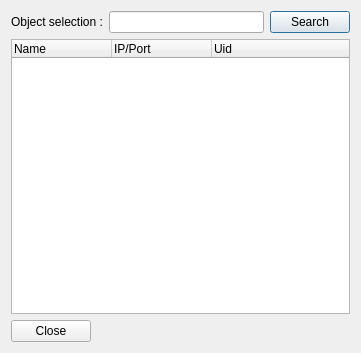
<?xml version="1.0" encoding="UTF-8"?>
<ui version="4.0">
 <class>CObjectDlg</class>
 <widget class="QDialog" name="CObjectDlg">
  <property name="geometry">
   <rect>
    <x>0</x>
    <y>0</y>
    <width>361</width>
    <height>353</height>
   </rect>
  </property>
  <property name="windowTitle">
   <string>Dialog</string>
  </property>
  <layout class="QVBoxLayout" name="verticalLayout">
   <item>
    <layout class="QVBoxLayout" name="verticalLayout_2">
     <item>
      <layout class="QHBoxLayout" name="horizontalLayout">
       <item>
        <widget class="QLabel" name="label">
         <property name="text">
          <string>Object selection :</string>
         </property>
        </widget>
       </item>
       <item>
        <widget class="QLineEdit" name="lineEdit_Search"/>
       </item>
       <item>
        <widget class="QPushButton" name="pushButton_Search">
         <property name="text">
          <string>Search</string>
         </property>
        </widget>
       </item>
      </layout>
     </item>
     <item>
      <widget class="QTreeWidget" name="treeView_Object">
       <property name="columnCount">
        <number>3</number>
       </property>
       <column>
        <property name="text">
         <string>Name</string>
        </property>
       </column>
       <column>
        <property name="text">
         <string>IP/Port</string>
        </property>
       </column>
       <column>
        <property name="text">
         <string>Uid</string>
        </property>
       </column>
      </widget>
     </item>
     <item>
      <widget class="QDialogButtonBox" name="buttonBox">
       <property name="sizePolicy">
        <sizepolicy hsizetype="Fixed" vsizetype="Fixed">
         <horstretch>0</horstretch>
         <verstretch>0</verstretch>
        </sizepolicy>
       </property>
       <property name="orientation">
        <enum>Qt::Vertical</enum>
       </property>
       <property name="standardButtons">
        <set>QDialogButtonBox::Close</set>
       </property>
      </widget>
     </item>
    </layout>
   </item>
  </layout>
 </widget>
 <resources/>
 <connections>
  <connection>
   <sender>buttonBox</sender>
   <signal>accepted()</signal>
   <receiver>CObjectDlg</receiver>
   <slot>accept()</slot>
   <hints>
    <hint type="sourcelabel">
     <x>248</x>
     <y>254</y>
    </hint>
    <hint type="destinationlabel">
     <x>157</x>
     <y>274</y>
    </hint>
   </hints>
  </connection>
  <connection>
   <sender>buttonBox</sender>
   <signal>rejected()</signal>
   <receiver>CObjectDlg</receiver>
   <slot>reject()</slot>
   <hints>
    <hint type="sourcelabel">
     <x>316</x>
     <y>260</y>
    </hint>
    <hint type="destinationlabel">
     <x>286</x>
     <y>274</y>
    </hint>
   </hints>
  </connection>
 </connections>
</ui>
